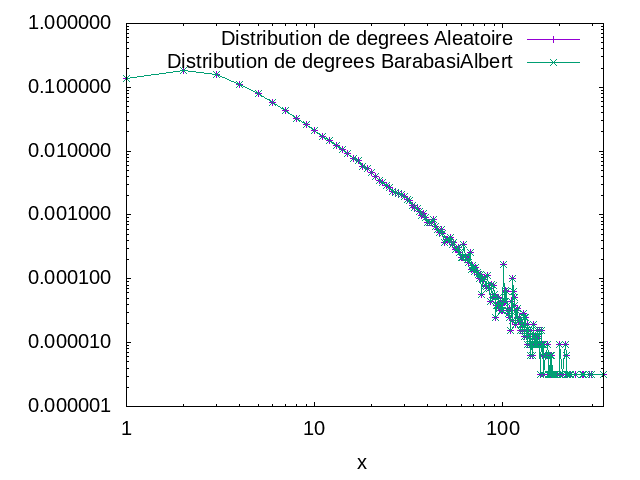

Write gnuplot code to recreate this figure.

set terminal png 15
set encoding utf8
set output "distributionDegreesBaraAlea.png"
set yrange [1e-6:1]
set logscale xy
set xlabel "x"
plot "file_distributionDegreesAleatoire" t "Distribution de degrees Aleatoire" with linesp lt 1 pt 1,"file_distributionDegreesBarabasiAlbert" t "Distribution de degrees BarabasiAlbert" with linesp lt 2 pt 2
